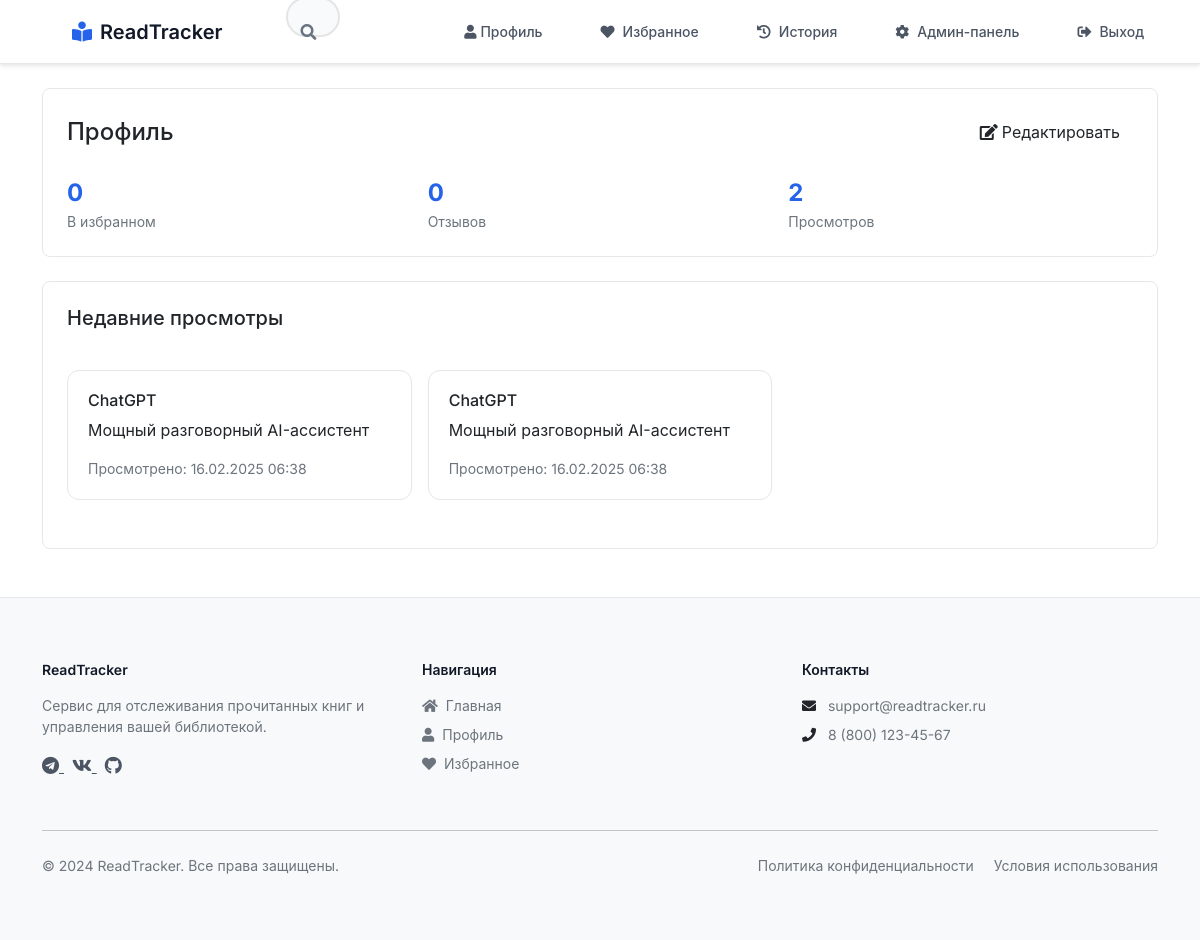
The app's page /profile (signed in), older data.
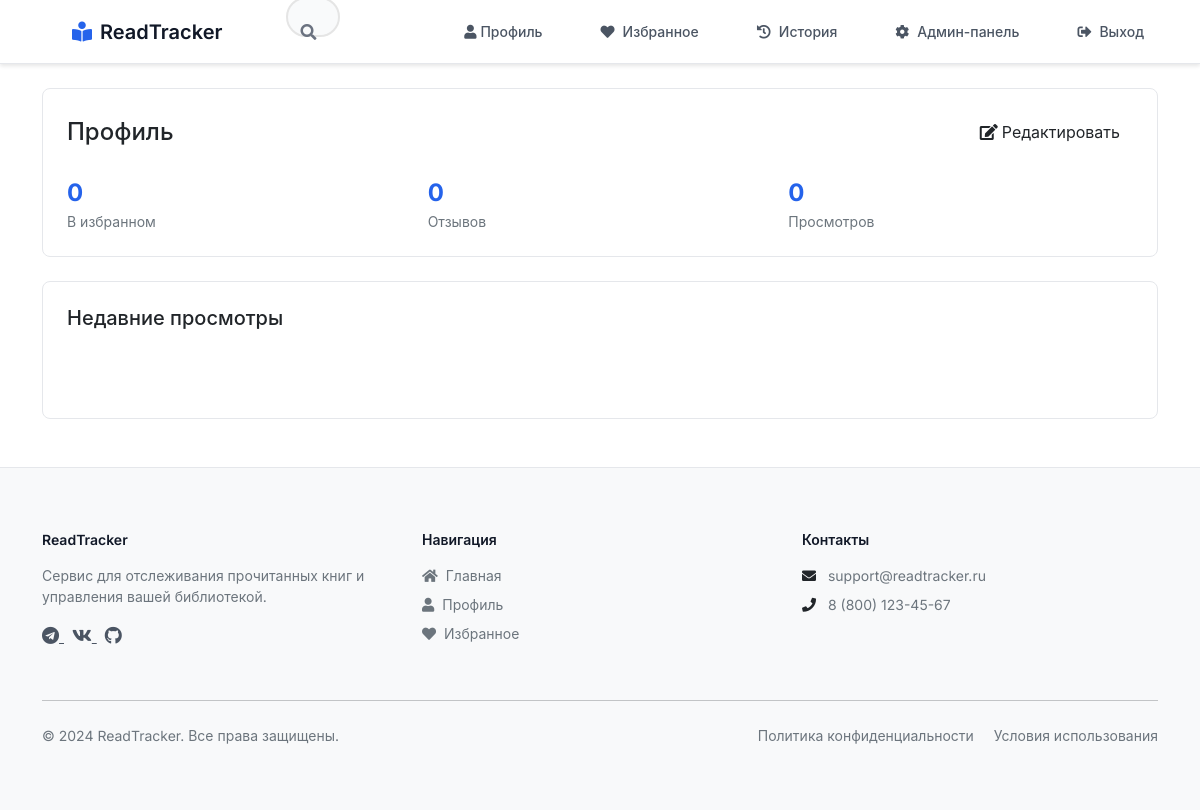
The same page, newer data.
### app.py (models this page shows)
class ViewHistory(db.Model):
    id = db.Column(db.Integer, primary_key=True)
    user_id = db.Column(db.Integer, db.ForeignKey('user.id'), nullable=False)
    service_id = db.Column(db.Integer, db.ForeignKey('service.id'), nullable=False)
    viewed_at = db.Column(db.DateTime, default=datetime.utcnow)

class Service(db.Model):
    id = db.Column(db.Integer, primary_key=True)
    title = db.Column(db.String(100), nullable=False)
    description = db.Column(db.Text, nullable=False)
    category = db.Column(db.String(50), nullable=False)
    subcategory = db.Column(db.String(50))
    tags = db.Column(db.String(200))  # Store tags as comma-separated string
    detailed_description = db.Column(db.Text)
    pricing_type = db.Column(db.String(20))  # 'free', 'paid', 'freemium'
    pricing = db.Column(db.Text)
    link = db.Column(db.String(200))
    rating = db.Column(db.Float, default=0.0)
    created_at = db.Column(db.DateTime, default=db.func.current_timestamp())
    favorites = db.relationship('Favorite', backref='service', lazy=True)
    views = db.relationship('ViewHistory', backref='service', lazy=True)
    reviews = db.relationship('Review', backref='service', lazy=True)

### app.py (the view, shortened to what this page needs)
@app.route('/profile', methods=['GET', 'POST'])
@login_required
def profile():
    favorites_count = Favorite.query.filter_by(user_id=current_user.id).count()
    reviews_count = Review.query.filter_by(user_id=current_user.id).count()
    recent_views = ViewHistory.query.filter_by(user_id=current_user.id)\
        .order_by(ViewHistory.viewed_at.desc())\
        .limit(5)\
        .all()
    return render_template('user/profile.html',
                         favorites_count=favorites_count,
                         reviews_count=reviews_count,
                         recent_views=recent_views)

### app.py (called while the page is built)
@login_manager.user_loader
def load_user(user_id):
    return User.query.get(int(user_id))

@app.context_processor
def utility_processor():
    return {
        'current_app': current_app
    }

### templates/user/profile.html (shortened to what this page needs)
{% extends "base.html" %}
{% block content %}
<div class="container py-4">
    <div class="profile-section">
        <div class="d-flex justify-content-between align-items-center mb-4">
            <h1 class="h4 mb-0">Профиль</h1>
            <button class="btn btn-outline" data-bs-toggle="modal" data-bs-target="#editProfileModal">
                <i class="fas fa-edit me-1"></i>Редактировать
            </button>
        </div>
        <div class="profile-stats">
            <div class="stat-card">
                <div class="stat-value">{{ favorites_count }}</div>
                <div class="text-secondary small">В избранном</div>
            </div>
            <div class="stat-card">
                <div class="stat-value">{{ reviews_count }}</div>
                <div class="text-secondary small">Отзывов</div>
            </div>
            <div class="stat-card">
                <div class="stat-value">{{ recent_views|length }}</div>
                <div class="text-secondary small">Просмотров</div>
            </div>
        </div>
    </div>
    <div class="profile-section">
        <h2 class="h5 mb-3">Недавние просмотры</h2>
        <div class="services-grid">
            {% for view in recent_views %}
            <div class="service-card">
                <h3 class="h6">{{ view.service.title }}</h3>
                <p class="description">{{ view.service.description }}</p>
                <div class="text-secondary small">
                    Просмотрено: {{ view.viewed_at.strftime('%d.%m.%Y %H:%M') }}
                </div>
            </div>
            {% endfor %}
        </div>
    </div>
</div>
{% endblock %}

Row changes from the older to the newer data that the page shows:
removed ViewHistory: service "ChatGPT", service.description "Мощный разговорный AI-ассистент", viewed_at "16.02.2025 06:38"
removed ViewHistory: service "ChatGPT", service.description "Мощный разговорный AI-ассистент", viewed_at "16.02.2025 06:38"
Text that changed along with them:
{{ recent_views|length }}: "2" → "0"
